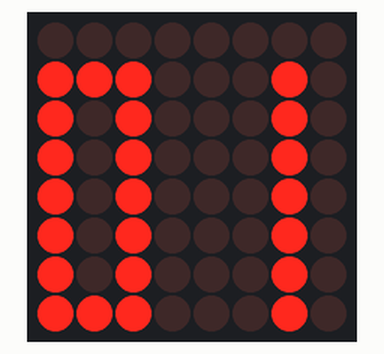
This sketch was run on a simulated Arduino Uno, built with avr-gcc and run on an emulated ATmega328P. Parts: 8×8 LED matrix.

Above: at 0.1 s.

The sketch:

03_draw_custom_font_test.ino
```cpp
#include <SPI.h>
#include <Adafruit_GFX.h>
#include <Max72xxPanel.h>

 #define outputA 6
 #define outputB 7
 int counter = 0;
 int aState;
 int aLastState;


int pinCS = 10; // Attach CS to this pin, DIN to MOSI and CLK to SCK (cf http://arduino.cc/en/Reference/SPI )
int numberOfHorizontalDisplays = 1;
int numberOfVerticalDisplays = 1;

Max72xxPanel matrix = Max72xxPanel(pinCS, numberOfHorizontalDisplays, numberOfVerticalDisplays);

static const unsigned char num0[] =
{B000,
B111,
B101,
B101,
B101,
B101,
B101,
B111};

static const unsigned char num1[] =
{B000,
B010,
B010,
B010,
B010,
B010,
B010,
B010};

static const unsigned char num2[] =
{B000,
B111,
B001,
B001,
B111,
B100,
B100,
B111};

static const unsigned char num3[] =
{B000,
B111,
B001,
B001,
B111,
B001,
B001,
B111};

static const unsigned char num4[] =
{B000,
B101,
B101,
B101,
B111,
B001,
B001,
B001};

static const unsigned char num5[] =
{B000,
B111,
B100,
B100,
B111,
B001,
B001,
B111};

static const unsigned char num6[] =
{B000,
B111,
B100,
B100,
B111,
B101,
B101,
B111};

static const unsigned char num7[] =
{B000,
B111,
B001,
B001,
B001,
B001,
B001,
B001};

static const unsigned char num8[] =
{B000,
B111,
B101,
B101,
B111,
B101,
B101,
B111};

static const unsigned char num9[] =
{B000,
B111,
B101,
B101,
B111,
B001,
B001,
B111};

static unsigned char*  numbers[10] = {num0, num1, num2, num3, num4,num5,num6,num7,num8,num9};

 void setup() {
  matrix.setIntensity(1);
  matrix.setRotation(0, 1);
 }

 void loop() {

   matrix.fillScreen(LOW);
   for(int i=0;i<3;i++){
    for(int n=0;n<8;n++){
      matrix.drawPixel(i,n,bitRead(numbers[0][n],2-i));
    }
   }
   for(int i=0;i<3;i++){
    for(int n=0;n<8;n++){
      matrix.drawPixel(i+5,n,bitRead(numbers[1][n],2-i));
    }
   }
   matrix.write(); // Send bitmap to display
 }

 String formateDigit(int digitTemp) {
  String strTemp = String(digitTemp);
  if (digitTemp < 10) {
    strTemp = "0" + strTemp;
  }
  return strTemp;
}
```
